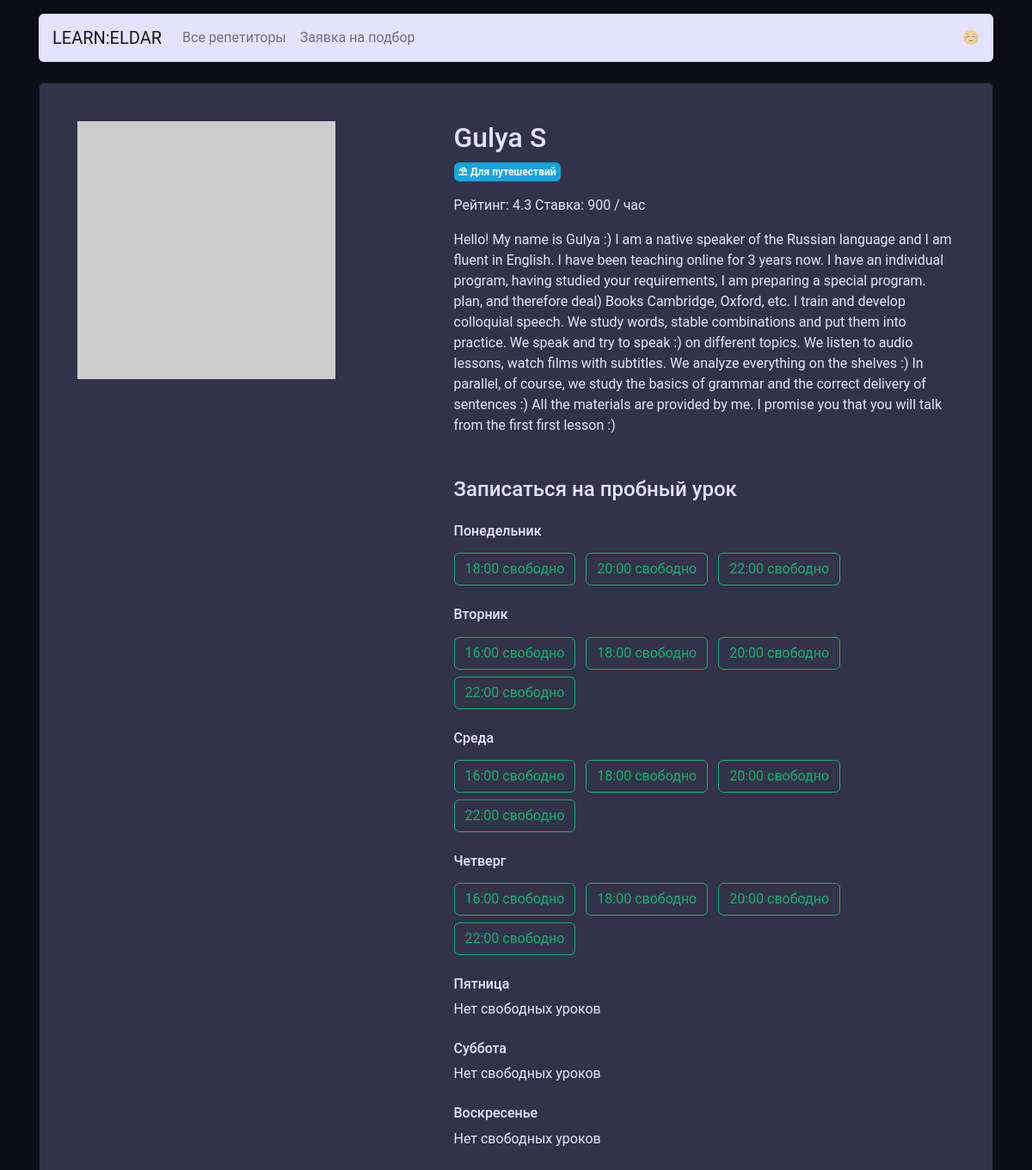
The page /profile/5 on the database as committed earlier.
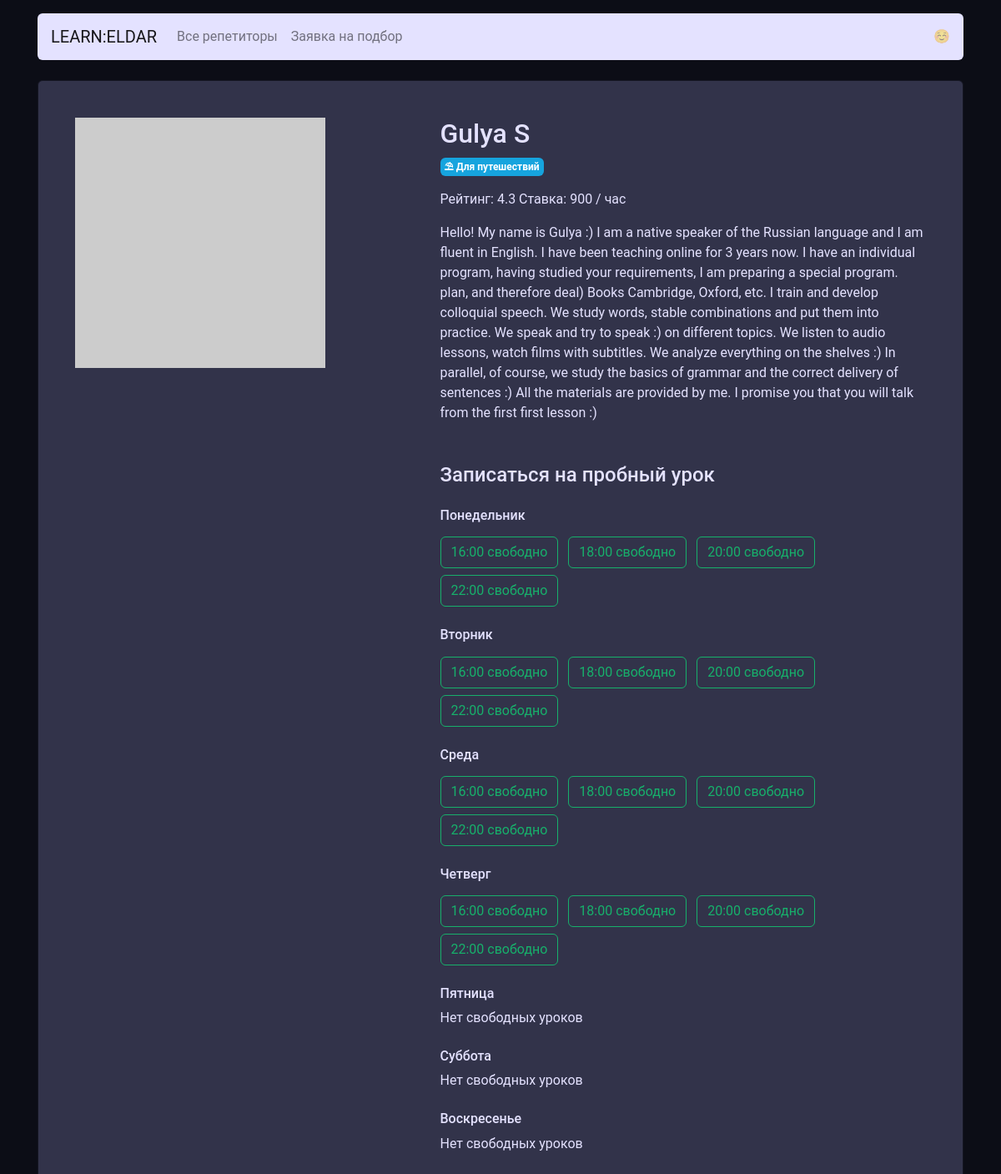
The same page on the database as committed later.
### app.py (models this page shows)
class Goals(db.Model):
    __tablename__ = 'goals'
    id = db.Column('ID', db.Integer, primary_key=True)
    goal_slug = db.Column('Goal slug', db.String)
    goal_text = db.Column('Goal text', db.String)

class Schedule(db.Model):
    __tablename__ = 'schedule'
    id = db.Column('ID', db.Integer, primary_key=True)
    week_day = db.Column('Week Day', db.String)
    timing = db.Column('Timing', db.String)
    teacher_id = db.Column('Teacher ID', db.Integer, db.ForeignKey('teachers.ID', ondelete='CASCADE'))

### app.py (the view)
@app.route('/profile/<int:id>')
def profiles_render(id):
    teacher_slots = db.session.query(Schedule).filter(Schedule.teacher_id == id).all()
    slots = {'mon': [], 'tue': [], 'wed': [], 'thu': [], 'fri': [], 'sat': [], 'sun': []}
    teacher_id = db.session.query(Teachers).get_or_404(id)
    for i in teacher_slots:
        slots[i.week_day].append(i.timing)
    return render_template('profile.html',
                           teacher=teacher_id,
                           teacher_slots=slots,
                           goals=goals,
                           week_days=week_days)

### templates/profile.html
{% extends 'base.html' %} {% block body %}
  <main class="container mt-3">
    <div class="card my-4 mx-auto">
      <div class="card-body m-2 m-md-4">
        <article class="row">
          <div class="col-5"><img src="{{ teacher.picture }}" class="img-fluid" alt=""></div>
          <div class="col-7">
            <section class="teacher=info">
              <h1 class="h2">{{ teacher.name }}</h1>
              <p>
                {% for badge in teacher.goals %}
                  <span class="badge badge-secondary mr-2" style="padding: 5px">
                {{ badge.goal_text }}
                  </span>
                {% endfor %}
              </p>
                <p>Рейтинг: {{ teacher.rating }} Ставка: {{ teacher.price }} / час</p>
                <p>{{ teacher.about }}</p>
            </section>
            <section class="available">
              <h4 class="mb-4 mt-5">Записаться на пробный урок</h4>
              {% for key, value in teacher_slots.items() %}
                <h6 class="mt-4">{{ week_days[key] }}</h6>
              {% if value | length == 0 %}
                <p>Нет свободных уроков</p>
              {% else %}
              {% for slot in value | sort %}
                <a href="/booking/{{teacher.id}}/{{ key }}/{{ slot | replace(':','-') }}"
                   class="btn btn-outline-success mr-2"
                   style="margin-top: 8px">{{ slot }} свободно</a>
              {% endfor %}
              {% endif %}
              {% endfor %}
            </section>
          </div>
        </article>
      </div>
    </div>
  </main>
{% endblock %}

Rows that differ between the two databases and show on the page:
added Schedule: Timing "16:00", shown under "Понедельник"
